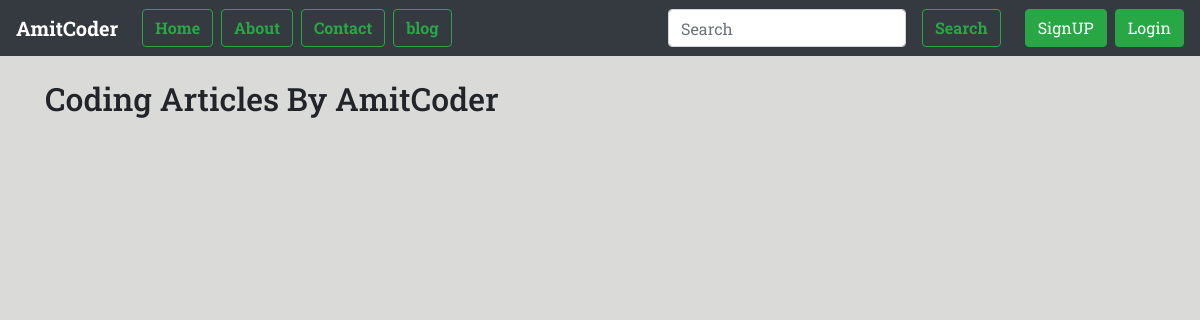
The page /blog/ on the database as committed earlier.
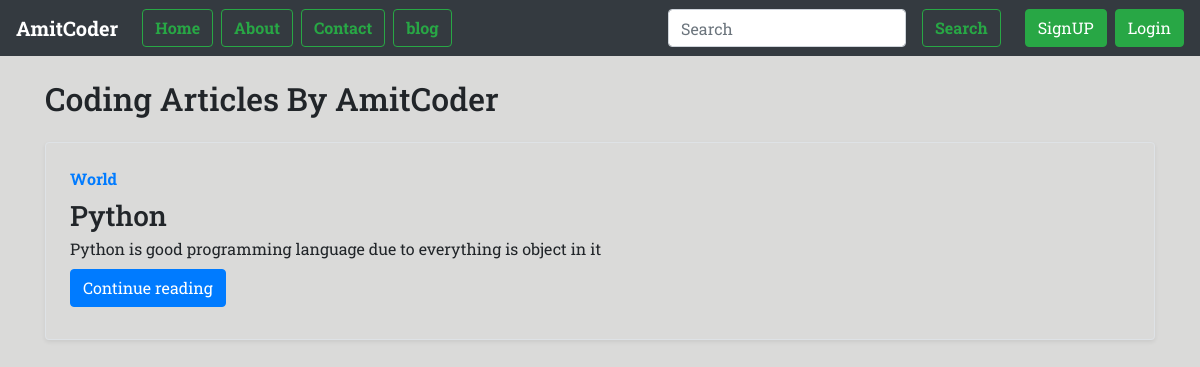
The same page on the database as committed later.
### blog/models.py (models this page shows, shortened)
class Post(models.Model):
    sno=models.AutoField(primary_key=True)
    title=models.CharField(max_length=250)
    content=models.TextField()
    author=models.CharField(max_length=40)
    slug=models.SlugField()
    timestamp=models.DateTimeField(blank=True)

### blog/views.py (the view)
# urls.py: path('',views.blogHome, name="blogHome"),
def blogHome(request):
    allPosts=Post.objects.all()
    context={"allPosts":allPosts}
    return render(request,"blog/blogHome.html",context)

### templates/blog/blogHome.html (shortened to what this page needs)
{% extends 'base.html' %}
{% block body %}
<div class="container my-4">
    <h2>Coding Articles By AmitCoder</h2>
    {% for post in allPosts %}
    <div class="row no-gutters border rounded overflow-hidden flex-md-row mb-4 shadow-sm h-md-250 position-relative my-4">
        <div class="col p-4 d-flex flex-column position-static">
          <strong class="d-inline-block mb-2 text-primary">World</strong>
          <h3 class="mb-0">{{post.title}}</h3>
          <p class="card-text mb-auto">{{post.content}}</p>
          <div class="my-2">
          <a href="/blog/blogpost" role="button" class="btn btn-primary">Continue reading</a>
          </div>
        </div>
      </div>
    {% endfor %}
</div>
{% endblock body %}

Rows that differ between the two databases and show on the page:
added Post: title "Python", content "Python is good programming language due to everything is object in it"
